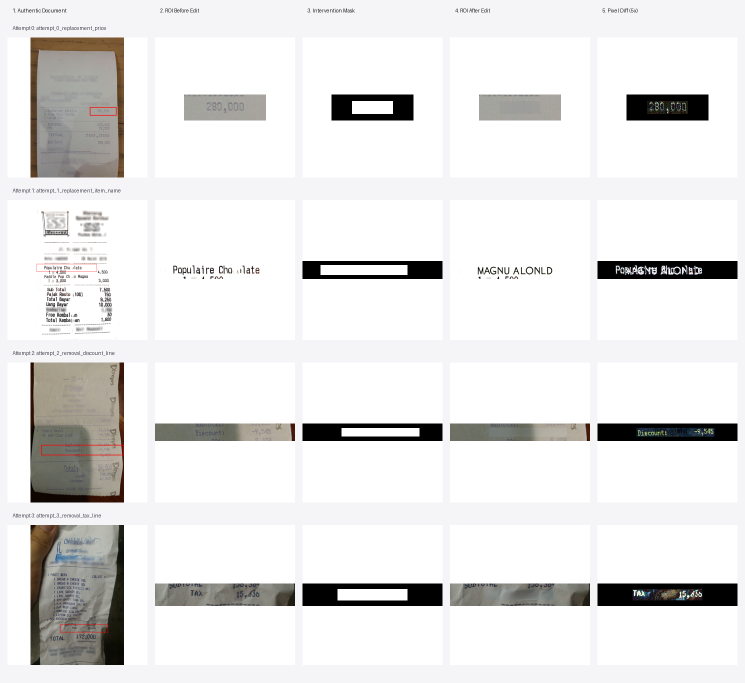
#> input picture research/evidence/document_pilot/feasibility_contact_sheet.png, 1490 x 1365 px (shown at 1/2 size)
$ python -i acquire_tgif_train_subset_colab.py   (imports and definitions only)
#> lines starting #> are read from the running program, lines starting #| are printed output that depends on the picture
#> further down, picture is the input picture: PIL image 1490x1365 RGB; mean R, G, B 230.1, 229.5, 229.2
"""TGIF Train Clean Subset Acquisition Worker for Colab CPU.

Phase 4C.7B trace - Research Continuation via Existing Benchmark Intake.
Downloads TGIF archives on Colab ephemeral storage, extracts ONLY the
preregistered candidate subset, validates image Technical QC, and packages
a lightweight ZIP (~120-160 MB) for local audit.

STRICT PROTOCOL RULES:
1. Pure CPU execution: zero GPU required, zero neural inference, zero diffusion generation.
2. Ephemeral archive containment: full tar.gz archives stay on Colab disk; only target subset returned.
3. Tripartite fidelity: benchmark images are NEVER composited or altered to force outside L1 to zero.
4. Preprocessing parity: 512x512 Lanczos center-crop for RGB images; Nearest-neighbor for masks.
5. Fail-closed replacement: zero automatic replacement if any sample is missing or corrupt.
6. Tripartite audit deferred to LOCAL: local audit uses resident masks on workstation disk (0 MB network).
"""

from __future__ import annotations

import argparse
import hashlib
import io
import json
import os
from pathlib import Path
import shutil
import subprocess
import sys
import tarfile
import time
from typing import Any
import urllib.request
import zipfile

import numpy as np
from PIL import Image

EXPECTED_LOCKED_MANIFEST_SHA256 = "53a6ee472fe840a42abd97ccb7475932e0720f5788f745f57f7a2bcfbc32cc8c"
EXPECTED_POOL_MANIFEST_SHA256 = "9e4ef2c9f89ad7dc1316d764c0acfff3b55dbc60dcc666d8928ff49a04dcd7b6"
TARGET_CANVAS_SIZE = (512, 512)
REPO_ROOT = Path(__file__).resolve().parents[2]
ARCHIVE_MEMBER_LAYOUTS = {
    "orig": {
        "component-stripped": ("orig/", ""),
    },
    "sd2-sp": {
        "component-prefixed": ("sd2-sp/", "sd2-sp/"),
        "component-stripped": ("sd2-sp/", ""),
    },
}

# TGIF Nextcloud Official Download URLs (IDLab IMEC Public Benchmark Share)
TGIF_NEXTCLOUD_BASE = "https://cloud.ilabt.imec.be/index.php/s/xEeAzrY7ES9KA8o"
ARCHIVE_URLS = {
    "orig_training": "https://cloud.ilabt.imec.be/index.php/s/xEeAzrY7ES9KA8o/download?path=%2Forig&files=orig_training.tar.gz",
    "sd2_training": "https://cloud.ilabt.imec.be/index.php/s/xEeAzrY7ES9KA8o/download?path=%2Fsd2-sp&files=sd2-sp_training.tar.gz",
}

ARCHIVE_BUDGET = {
    "orig_training_tar_gz_bytes": 5652563073,   # ~5.26 GiB
    "sd2_training_tar_gz_bytes": 14359902282,   # ~13.37 GiB
    "total_download_gib": 18.638,
    "orig_etag": "db7c6f701d3b5a6c6f375f2fd60a1bd2",
    "sd2_etag": "bbe41aac348ddd4d9f4d687a94390d77",
}

class CohortIntakeError(Exception):
    """Raised when an intake constraint, security invariant, or QC check is violated."""

def sha256_bytes(data: bytes) -> str:
    return hashlib.sha256(data).hexdigest()

# [6 lines left out: function sha256_file, not called in this run]

def normalize_rgb_image(img: Image.Image, target_size: tuple[int, int] = TARGET_CANVAS_SIZE) -> Image.Image:
    """Canonical 512x512 Lanczos center-crop normalization."""
#> called with target_size = (512, 512)
    if img.mode != "RGB":
        img = img.convert("RGB")
    w, h = img.size
#> w = 1490; h = 1365
    tw, th = target_size
    scale = max(tw / w, th / h)
#> scale = 0.375
    nw = int(round(w * scale))
#> nw = 559
    nh = int(round(h * scale))
#> nh = 512
    img_resized = img.resize((nw, nh), Image.Resampling.LANCZOS)
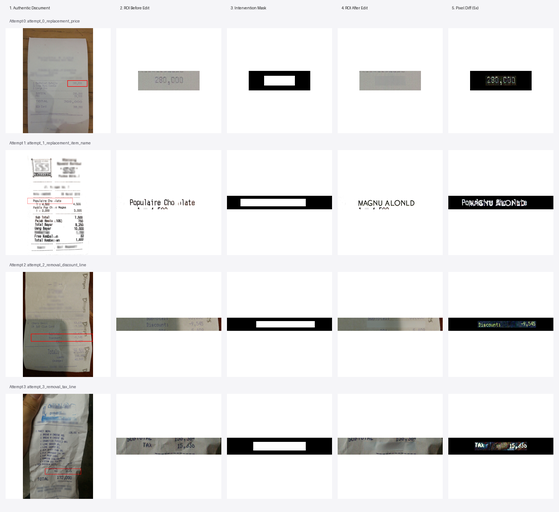
#> img_resized: PIL image 559x512 RGB; mean R, G, B 230, 229.4, 229.1
    left = (nw - tw) // 2
#> left = 23
    top = (nh - th) // 2
#> top = 0
    return img_resized.crop((left, top, left + tw, top + th))
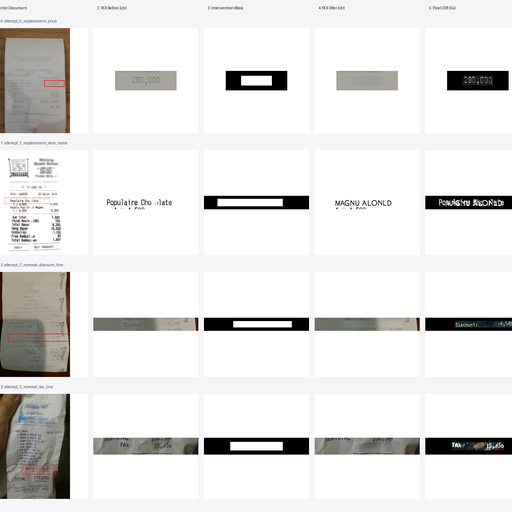
#> returned value: PIL image 512x512 RGB; mean R, G, B 228.9, 228.3, 227.8

# [501 lines left out: functions normalize_mask, download_file_with_progress, safe_tar_member_check, build_archive_member_targets, extract_selective_stream, load_and_verify_manifest and 2 more, not called in this run]

# [2 lines not run here, left out]

>>> from PIL import Image
>>> picture = Image.open('../../research/evidence/document_pilot/feasibility_contact_sheet.png')
>>> result = normalize_rgb_image(picture)
